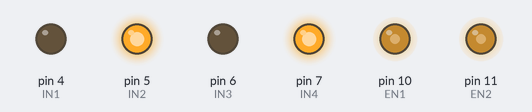
Simulated run of this sketch. Board: Arduino Uno, built with avr-gcc and run on an emulated ATmega328P. Shown: output pins drawn as LEDs (lit = HIGH).

Above: at 0.1 s.
Timing chart, 0 to 1.6 s (numbered marks = the images above):
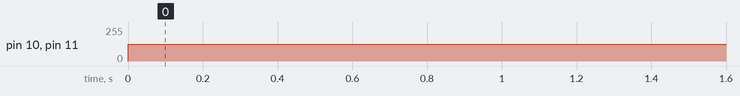

Measured:
- by itself, pin 10 (EN1), pin 11 (EN2): 0/255 → 125/255 at 0.00 s

The sketch:

bujindianji.ino
```cpp
int IN1 = 4;
int IN2 = 5;
int IN3 = 6;
int IN4 = 7;

int EN1 = 10; //使能端口1
int EN2 = 11; //使能端口2
//数字端口4与5为一组，6与7为另一组
//数字端口10 11 作为直流电机的使能端

void setup()
{
  int i;
  for (i = 4; i <= 7; i++) //为Ardunio 电机驱动板
  pinMode(i, OUTPUT); //设置数字端口4,5,6,7为输出模式

  for (i = 4; i <= 7; i++)
  digitalWrite(i, OUTPUT); //设置数字端口4,5,6,7为HIGH,电机保持不动
  pinMode(10, OUTPUT); //设置数字端口10  11为输出模式
  pinMode(11, OUTPUT);
  Serial.begin(9600);
}

void loop()
{
  digitalWrite(IN3, LOW);
  digitalWrite(IN4, HIGH);
  digitalWrite(IN1, LOW);
  digitalWrite(IN2, HIGH);

  analogWrite(EN1, 125);
  analogWrite(EN2, 125);
}
```
